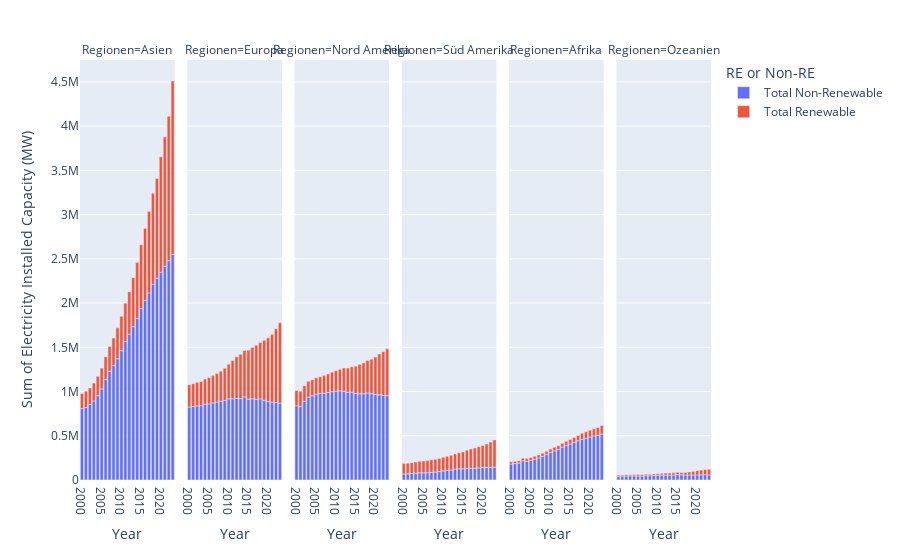

Notebook source saved alongside this figure:
### Code cell
import plotly.express as px
df = df_regionen_neu_RE

fig = px.bar(df, x="Year", y="Sum of Electricity Installed Capacity (MW)", color="RE or Non-RE",
             facet_col="Regionen",
            category_orders={"Regionen": ["Asien", "Europa", "Nord Amerika", "Süd Amerika", "Afrika", "Ozeanien"]},
)
fig.show()

### Figure 1 — Plotly figure (JSON) as saved in the notebook; plotly's stock layout.template omitted (floating-point values rounded to 4 significant figures)
{"data": [{"alignmentgroup": "True", "hovertemplate": "RE or Non-RE=Total Non-Renewable<br>Regionen=Asien<br>Year=%{x}<br>Sum of Electricity Installed Capacity (MW)=%{y}<extra></extra>", "legendgroup": "Total Non-Renewable", "marker": {"color": "#636efa", "pattern": {"shape": ""}}, "name": "Total Non-Renewable", "offsetgroup": "Total Non-Renewable", "orientation": "v", "showlegend": true, "textposition": "auto", "type": "bar", "x": [2000, 2001, 2002, 2003, 2004, 2005, 2006, 2007, 2008, 2009, 2010, 2011, 2012, 2013, 2014, 2015, 2016, 2017, 2018, 2019, 2020, 2021, 2022, 2023], "xaxis": "x", "y": [807200.0, 820900.0, 853100.0, 893600.0, 953300.0, 1029000.0, 1137000.0, 1230000.0, 1293000.0, 1370000.0, 1462000.0, 1564000.0, 1649000.0, 1732000.0, 1825000.0, 1937000.0, 2030000.0, 2114000.0, 2215000.0, 2281000.0, 2349000.0, 2417000.0, 2479000.0, 2549000.0], "yaxis": "y"}, {"alignmentgroup": "True", "hovertemplate": "RE or Non-RE=Total Non-Renewable<br>Regionen=Europa<br>Year=%{x}<br>Sum of Electricity Installed Capacity (MW)=%{y}<extra></extra>", "legendgroup": "Total Non-Renewable", "marker": {"color": "#636efa", "pattern": {"shape": ""}}, "name": "Total Non-Renewable", "offsetgroup": "Total Non-Renewable", "orientation": "v", "showlegend": false, "textposition": "auto", "type": "bar", "x": [2000, 2001, 2002, 2003, 2004, 2005, 2006, 2007, 2008, 2009, 2010, 2011, 2012, 2013, 2014, 2015, 2016, 2017, 2018, 2019, 2020, 2021, 2022, 2023], "xaxis": "x2", "y": [824900.0, 830900.0, 837900.0, 839500.0, 857100.0, 859700.0, 871200.0, 880300.0, 890000.0, 899100.0, 917100.0, 918000.0, 921500.0, 920000.0, 939800.0, 913600.0, 917600.0, 912500.0, 917000.0, 900700.0, 887600.0, 879500.0, 875500.0, 869900.0], "yaxis": "y2"}, {"alignmentgroup": "True", "hovertemplate": "RE or Non-RE=Total Non-Renewable<br>Regionen=Nord Amerika<br>Year=%{x}<br>Sum of Electricity Installed Capacity (MW)=%{y}<extra></extra>", "legendgroup": "Total Non-Renewable", "marker": {"color": "#636efa", "pattern": {"shape": ""}}, "name": "Total Non-Renewable", "offsetgroup": "Total Non-Renewable", "orientation": "v", "showlegend": false, "textposition": "auto", "type": "bar", "x": [2000, 2001, 2002, 2003, 2004, 2005, 2006, 2007, 2008, 2009, 2010, 2011, 2012, 2013, 2014, 2015, 2016, 2017, 2018, 2019, 2020, 2021, 2022, 2023], "xaxis": "x3", "y": [840000.0, 829900.0, 889300.0, 937200.0, 952400.0, 969900.0, 977400.0, 981900.0, 989200.0, 997900.0, 1004000.0, 1008000.0, 1003000.0, 992100.0, 992500.0, 977600.0, 974500.0, 974300.0, 983400.0, 975400.0, 966500.0, 963000.0, 955800.0, 953200.0], "yaxis": "y3"}, {"alignmentgroup": "True", "hovertemplate": "RE or Non-RE=Total Non-Renewable<br>Regionen=Süd Amerika<br>Year=%{x}<br>Sum of Electricity Installed Capacity (MW)=%{y}<extra></extra>", "legendgroup": "Total Non-Renewable", "marker": {"color": "#636efa", "pattern": {"shape": ""}}, "name": "Total Non-Renewable", "offsetgroup": "Total Non-Renewable", "orientation": "v", "showlegend": false, "textposition": "auto", "type": "bar", "x": [2000, 2001, 2002, 2003, 2004, 2005, 2006, 2007, 2008, 2009, 2010, 2011, 2012, 2013, 2014, 2015, 2016, 2017, 2018, 2019, 2020, 2021, 2022, 2023], "xaxis": "x4", "y": [67710.0, 70130.0, 73880.0, 77530.0, 81090.0, 80990.0, 82490.0, 85640.0, 90200.0, 95870.0, 103200.0, 107400.0, 113000.0, 123500.0, 126200.0, 125900.0, 130500.0, 133000.0, 134300.0, 136800.0, 140800.0, 142800.0, 143400.0, 145100.0], "yaxis": "y4"}, {"alignmentgroup": "True", "hovertemplate": "RE or Non-RE=Total Non-Renewable<br>Regionen=Afrika<br>Year=%{x}<br>Sum of Electricity Installed Capacity (MW)=%{y}<extra></extra>", "legendgroup": "Total Non-Renewable", "marker": {"color": "#636efa", "pattern": {"shape": ""}}, "name": "Total Non-Renewable", "offsetgroup": "Total Non-Renewable", "orientation": "v", "showlegend": false, "textposition": "auto", "type": "bar", "x": [2000, 2001, 2002, 2003, 2004, 2005, 2006, 2007, 2008, 2009, 2010, 2011, 2012, 2013, 2014, 2015, 2016, 2017, 2018, 2019, 2020, 2021, 2022, 2023], "xaxis": "x5", "y": [179800.0, 185900.0, 190600.0, 217900.0, 210600.0, 222700.0, 234500.0, 249200.0, 267700.0, 287100.0, 311000.0, 329700.0, 344300.0, 370500.0, 388200.0, 406600.0, 426800.0, 443600.0, 460400.0, 472500.0, 486500.0, 496800.0, 504000.0, 518600.0], "yaxis": "y5"}, {"alignmentgroup": "True", "hovertemplate": "RE or Non-RE=Total Non-Renewable<br>Regionen=Ozeanien<br>Year=%{x}<br>Sum of Electricity Installed Capacity (MW)=%{y}<extra></extra>", "legendgroup": "Total Non-Renewable", "marker": {"color": "#636efa", "pattern": {"shape": ""}}, "name": "Total Non-Renewable", "offsetgroup": "Total Non-Renewable", "orientation": "v", "showlegend": false, "textposition": "auto", "type": "bar", "x": [2000, 2001, 2002, 2003, 2004, 2005, 2006, 2007, 2008, 2009, 2010, 2011, 2012, 2013, 2014, 2015, 2016, 2017, 2018, 2019, 2020, 2021, 2022, 2023], "xaxis": "x6", "y": [42390.0, 43000.0, 45530.0, 46670.0, 46790.0, 45350.0, 45720.0, 48510.0, 49080.0, 51420.0, 54410.0, 55220.0, 55420.0, 55080.0, 55900.0, 60840.0, 58590.0, 55900.0, 56390.0, 56200.0, 57630.0, 58040.0, 59350.0, 57580.0], "yaxis": "y6"}, {"alignmentgroup": "True", "hovertemplate": "RE or Non-RE=Total Renewable<br>Regionen=Asien<br>Year=%{x}<br>Sum of Electricity Installed Capacity (MW)=%{y}<extra></extra>", "legendgroup": "Total Renewable", "marker": {"color": "#EF553B", "pattern": {"shape": ""}}, "name": "Total Renewable", "offsetgroup": "Total Renewable", "orientation": "v", "showlegend": true, "textposition": "auto", "type": "bar", "x": [2000, 2001, 2002, 2003, 2004, 2005, 2006, 2007, 2008, 2009, 2010, 2011, 2012, 2013, 2014, 2015, 2016, 2017, 2018, 2019, 2020, 2021, 2022, 2023], "xaxis": "x", "y": [171500.0, 182600.0, 188000.0, 202300.0, 218300.0, 235300.0, 255800.0, 278500.0, 312100.0, 349500.0, 387700.0, 433800.0, 479100.0, 553800.0, 633800.0, 723300.0, 814400.0, 922000.0, 1027000.0, 1128000.0, 1304000.0, 1460000.0, 1633000.0, 1961000.0], "yaxis": "y"}, {"alignmentgroup": "True", "hovertemplate": "RE or Non-RE=Total Renewable<br>Regionen=Europa<br>Year=%{x}<br>Sum of Electricity Installed Capacity (MW)=%{y}<extra></extra>", "legendgroup": "Total Renewable", "marker": {"color": "#EF553B", "pattern": {"shape": ""}}, "name": "Total Renewable", "offsetgroup": "Total Renewable", "orientation": "v", "showlegend": false, "textposition": "auto", "type": "bar", "x": [2000, 2001, 2002, 2003, 2004, 2005, 2006, 2007, 2008, 2009, 2010, 2011, 2012, 2013, 2014, 2015, 2016, 2017, 2018, 2019, 2020, 2021, 2022, 2023], "xaxis": "x2", "y": [251200.0, 257800.0, 265800.0, 274300.0, 284400.0, 297700.0, 309200.0, 322700.0, 339800.0, 363700.0, 392100.0, 432900.0, 472100.0, 500300.0, 524700.0, 553700.0, 580600.0, 609600.0, 638200.0, 679100.0, 719600.0, 767300.0, 834700.0, 908900.0], "yaxis": "y2"}, {"alignmentgroup": "True", "hovertemplate": "RE or Non-RE=Total Renewable<br>Regionen=Nord Amerika<br>Year=%{x}<br>Sum of Electricity Installed Capacity (MW)=%{y}<extra></extra>", "legendgroup": "Total Renewable", "marker": {"color": "#EF553B", "pattern": {"shape": ""}}, "name": "Total Renewable", "offsetgroup": "Total Renewable", "orientation": "v", "showlegend": false, "textposition": "auto", "type": "bar", "x": [2000, 2001, 2002, 2003, 2004, 2005, 2006, 2007, 2008, 2009, 2010, 2011, 2012, 2013, 2014, 2015, 2016, 2017, 2018, 2019, 2020, 2021, 2022, 2023], "xaxis": "x3", "y": [171900.0, 173800.0, 177200.0, 179800.0, 180900.0, 184800.0, 190100.0, 198200.0, 208000.0, 220600.0, 232800.0, 243700.0, 263900.0, 273500.0, 287300.0, 309100.0, 332900.0, 349300.0, 367100.0, 390800.0, 423900.0, 461800.0, 495000.0, 529900.0], "yaxis": "y3"}, {"alignmentgroup": "True", "hovertemplate": "RE or Non-RE=Total Renewable<br>Regionen=Süd Amerika<br>Year=%{x}<br>Sum of Electricity Installed Capacity (MW)=%{y}<extra></extra>", "legendgroup": "Total Renewable", "marker": {"color": "#EF553B", "pattern": {"shape": ""}}, "name": "Total Renewable", "offsetgroup": "Total Renewable", "orientation": "v", "showlegend": false, "textposition": "auto", "type": "bar", "x": [2000, 2001, 2002, 2003, 2004, 2005, 2006, 2007, 2008, 2009, 2010, 2011, 2012, 2013, 2014, 2015, 2016, 2017, 2018, 2019, 2020, 2021, 2022, 2023], "xaxis": "x4", "y": [117700.0, 119700.0, 122100.0, 125600.0, 130100.0, 133900.0, 137400.0, 142300.0, 145100.0, 148300.0, 154600.0, 160500.0, 165500.0, 170700.0, 180500.0, 190800.0, 207000.0, 217000.0, 228700.0, 240000.0, 249900.0, 264700.0, 284900.0, 308200.0], "yaxis": "y4"}, {"alignmentgroup": "True", "hovertemplate": "RE or Non-RE=Total Renewable<br>Regionen=Afrika<br>Year=%{x}<br>Sum of Electricity Installed Capacity (MW)=%{y}<extra></extra>", "legendgroup": "Total Renewable", "marker": {"color": "#EF553B", "pattern": {"shape": ""}}, "name": "Total Renewable", "offsetgroup": "Total Renewable", "orientation": "v", "showlegend": false, "textposition": "auto", "type": "bar", "x": [2000, 2001, 2002, 2003, 2004, 2005, 2006, 2007, 2008, 2009, 2010, 2011, 2012, 2013, 2014, 2015, 2016, 2017, 2018, 2019, 2020, 2021, 2022, 2023], "xaxis": "x5", "y": [26390.0, 26540.0, 27180.0, 29110.0, 31240.0, 32460.0, 33360.0, 34620.0, 34970.0, 37180.0, 39090.0, 39930.0, 42010.0, 45120.0, 48510.0, 50720.0, 54240.0, 60010.0, 66910.0, 71860.0, 77130.0, 81540.0, 89880.0, 97650.0], "yaxis": "y5"}, {"alignmentgroup": "True", "hovertemplate": "RE or Non-RE=Total Renewable<br>Regionen=Ozeanien<br>Year=%{x}<br>Sum of Electricity Installed Capacity (MW)=%{y}<extra></extra>", "legendgroup": "Total Renewable", "marker": {"color": "#EF553B", "pattern": {"shape": ""}}, "name": "Total Renewable", "offsetgroup": "Total Renewable", "orientation": "v", "showlegend": false, "textposition": "auto", "type": "bar", "x": [2000, 2001, 2002, 2003, 2004, 2005, 2006, 2007, 2008, 2009, 2010, 2011, 2012, 2013, 2014, 2015, 2016, 2017, 2018, 2019, 2020, 2021, 2022, 2023], "xaxis": "x6", "y": [13460.0, 13730.0, 13880.0, 14060.0, 14510.0, 15650.0, 15820.0, 16500.0, 16820.0, 17550.0, 18630.0, 20450.0, 22320.0, 23830.0, 25350.0, 26520.0, 27480.0, 29230.0, 34630.0, 40960.0, 48080.0, 53680.0, 58430.0, 63910.0], "yaxis": "y6"}], "layout": {"annotations": [{"font": {}, "showarrow": false, "text": "Regionen=Asien", "x": 0.075, "xanchor": "center", "xref": "paper", "y": 1, "yanchor": "bottom", "yref": "paper"}, {"font": {}, "showarrow": false, "text": "Regionen=Europa", "x": 0.245, "xanchor": "center", "xref": "paper", "y": 1, "yanchor": "bottom", "yref": "paper"}, {"font": {}, "showarrow": false, "text": "Regionen=Nord Amerika", "x": 0.415, "xanchor": "center", "xref": "paper", "y": 1, "yanchor": "bottom", "yref": "paper"}, {"font": {}, "showarrow": false, "text": "Regionen=Süd Amerika", "x": 0.585, "xanchor": "center", "xref": "paper", "y": 1, "yanchor": "bottom", "yref": "paper"}, {"font": {}, "showarrow": false, "text": "Regionen=Afrika", "x": 0.755, "xanchor": "center", "xref": "paper", "y": 1, "yanchor": "bottom", "yref": "paper"}, {"font": {}, "showarrow": false, "text": "Regionen=Ozeanien", "x": 0.925, "xanchor": "center", "xref": "paper", "y": 1, "yanchor": "bottom", "yref": "paper"}], "barmode": "relative", "legend": {"title": {"text": "RE or Non-RE"}, "tracegroupgap": 0}, "margin": {"t": 60}, "xaxis": {"anchor": "y", "domain": [0, 0.15], "title": {"text": "Year"}}, "xaxis2": {"anchor": "y2", "domain": [0.17, 0.32], "matches": "x", "title": {"text": "Year"}}, "xaxis3": {"anchor": "y3", "domain": [0.34, 0.49], "matches": "x", "title": {"text": "Year"}}, "xaxis4": {"anchor": "y4", "domain": [0.51, 0.66], "matches": "x", "title": {"text": "Year"}}, "xaxis5": {"anchor": "y5", "domain": [0.68, 0.83], "matches": "x", "title": {"text": "Year"}}, "xaxis6": {"anchor": "y6", "domain": [0.85, 1], "matches": "x", "title": {"text": "Year"}}, "yaxis": {"anchor": "x", "domain": [0, 1], "title": {"text": "Sum of Electricity Installed Capacity (MW)"}}, "yaxis2": {"anchor": "x2", "domain": [0, 1], "matches": "y", "showticklabels": false}, "yaxis3": {"anchor": "x3", "domain": [0, 1], "matches": "y", "showticklabels": false}, "yaxis4": {"anchor": "x4", "domain": [0, 1], "matches": "y", "showticklabels": false}, "yaxis5": {"anchor": "x5", "domain": [0, 1], "matches": "y", "showticklabels": false}, "yaxis6": {"anchor": "x6", "domain": [0, 1], "matches": "y", "showticklabels": false}}}
